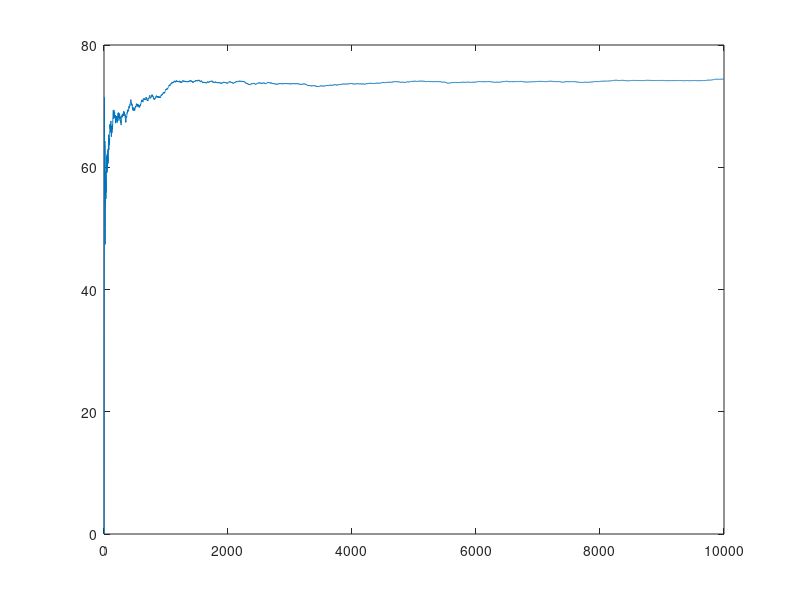

Reproduce this figure in MATLAB.
% MEGN200: Monte Carlo Project
% Section - ?
% Brandon Ching
% 10/13/2021 and Version 1

clc; clear; close all;

D1 = 0.203; %Diameter of hole 1 (inches)
D2 = D1; %Diameter of hole 2 (inches)
Nom_Bolt= 0.190; %Nominal diameter of bolt (inches)
Dev_Bolt= 0.006; %Standard deviation of bolt (inches)
Nom_L1 = 1.724/2; %Nominal spacing of hole 1 from centerline (inches)
Dev_L1 = 0.055/2; %Standard deviation of hole 1 from centerline (inches)
Nom_L2 = Nom_L1; %Nominal spacing of hole 2 from centerline (inches)
Dev_L2 = Dev_L1; %Standard deviation of hole 2 from centerline (inches)
Num_Sims= 1e4; %Number of simulations you are running for this assembly
Failed = zeros(1,Num_Sims);
Precent_Failed = zeros(1,Num_Sims);
Variation = zeros(1,Num_Sims);

for loop=1:Num_Sims
    Bolt = normrnd(Nom_Bolt,Dev_Bolt);
    L1 = normrnd(Nom_L1,Dev_L1);
    L2 = normrnd(Nom_L2,Dev_L2);
    
    %Calculate A1,B1,A2,B2 for this simulation loop (see previous slides for equations)
    A1 = L1 + D1/2;
    B1 = L1 - D1/2;
    A2 = L2 + D2/2;
    B2 = L2 - D2/2;
    
    %If the failure criteria is met then increment the ‘Failed’ variable by +1. (|| is ‘or’)
    if(A2-B1<Bolt || A1-B2<Bolt)
        Failed(loop) = 1;
    end
    Precent_Failed(loop) = (sum(Failed(1:loop))/(loop))*100;
    if loop ~= 1
    Variation(loop) = Precent_Failed(loop)-Precent_Failed(loop-1);
    end
end
disp(Precent_Failed(end))
plot(1:Num_Sims, Precent_Failed)